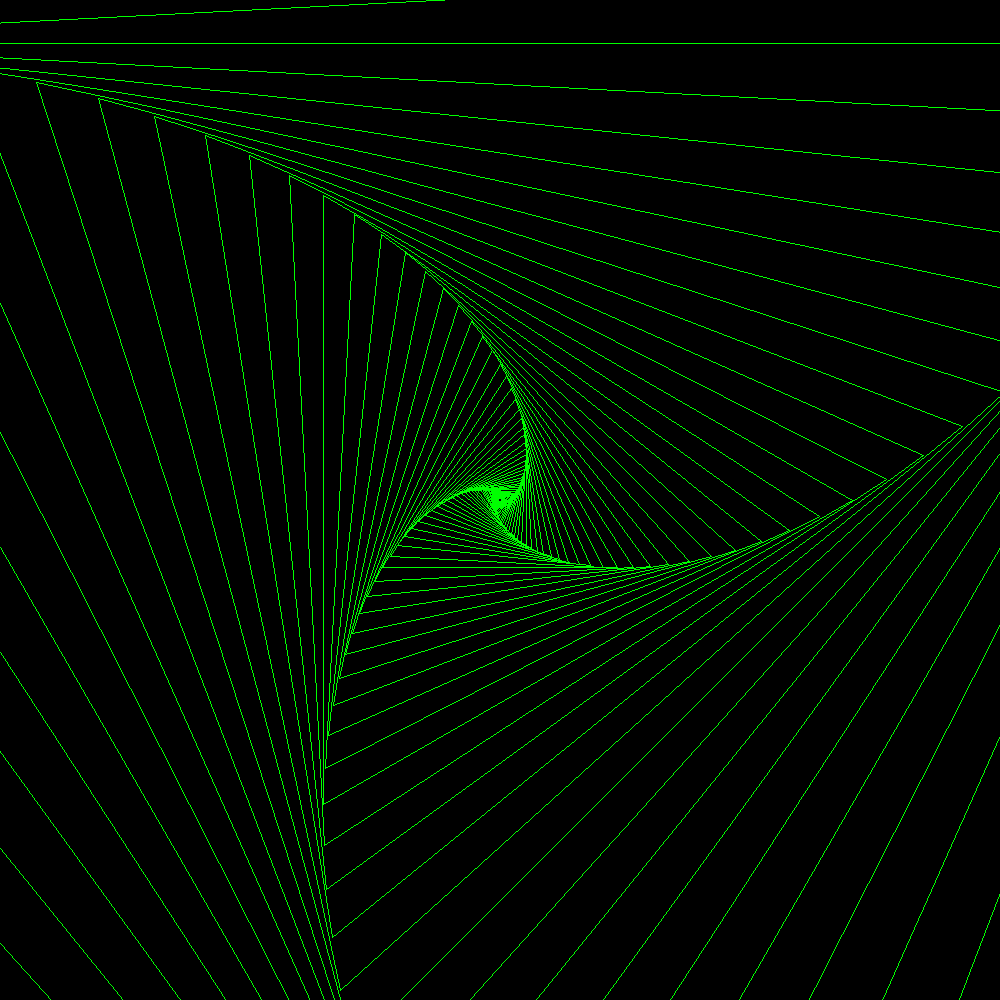

Here is the Python script that generated this plot:
from PIL import Image, ImageDraw

# Setup
img_width = 1000
img_height = 1000
img = Image.new("RGB", (img_width, img_height))
draw = ImageDraw.Draw(img)

# Draw
radius = 3
for i in range(80):
    draw.regular_polygon((500, 500, radius), 3, outline='lime', rotation=i*3)
    radius = radius * 1.1

# Saves the picture
img_path = __file__.replace('.py', '.png')
img.save(img_path)
print(f'Saved {img_path}')
img.show()
